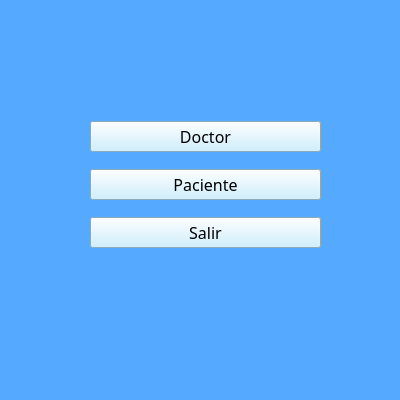
<?xml version="1.0" encoding="UTF-8"?>
<ui version="4.0">
 <class>MainWindow</class>
 <widget class="QMainWindow" name="MainWindow">
  <property name="geometry">
   <rect>
    <x>0</x>
    <y>0</y>
    <width>400</width>
    <height>400</height>
   </rect>
  </property>
  <property name="windowTitle">
   <string>MENU</string>
  </property>
  <property name="styleSheet">
   <string notr="true">background-color: rgb(85, 170, 255);
font: 75 12pt &quot;Sitka Heading&quot;;</string>
  </property>
  <widget class="QWidget" name="centralwidget">
   <widget class="QWidget" name="verticalLayoutWidget">
    <property name="geometry">
     <rect>
      <x>90</x>
      <y>110</y>
      <width>231</width>
      <height>151</height>
     </rect>
    </property>
    <property name="font">
     <font>
      <family>Sitka Heading</family>
      <pointsize>12</pointsize>
      <weight>9</weight>
      <italic>false</italic>
      <bold>false</bold>
     </font>
    </property>
    <layout class="QVBoxLayout" name="verticalLayout">
     <item>
      <widget class="QPushButton" name="Bot_Doctor">
       <property name="font">
        <font>
         <family>Sitka Heading</family>
         <pointsize>12</pointsize>
         <weight>9</weight>
         <italic>false</italic>
         <bold>false</bold>
        </font>
       </property>
       <property name="styleSheet">
        <string notr="true">background-color: rgb(194, 236, 255);
font: 75 12pt &quot;Sitka Heading&quot;;</string>
       </property>
       <property name="text">
        <string>Doctor</string>
       </property>
      </widget>
     </item>
     <item>
      <widget class="QPushButton" name="Bot_Paciente">
       <property name="font">
        <font>
         <family>Sitka Heading</family>
         <pointsize>12</pointsize>
         <weight>9</weight>
         <italic>false</italic>
         <bold>false</bold>
        </font>
       </property>
       <property name="styleSheet">
        <string notr="true">background-color: rgb(194, 236, 255);
font: 75 12pt &quot;Sitka Heading&quot;;</string>
       </property>
       <property name="text">
        <string>Paciente</string>
       </property>
      </widget>
     </item>
     <item>
      <widget class="QPushButton" name="Bot_Salir">
       <property name="font">
        <font>
         <family>Sitka Heading</family>
         <pointsize>12</pointsize>
         <weight>9</weight>
         <italic>false</italic>
         <bold>false</bold>
        </font>
       </property>
       <property name="styleSheet">
        <string notr="true">background-color: rgb(194, 236, 255);
font: 75 12pt &quot;Sitka Heading&quot;;</string>
       </property>
       <property name="text">
        <string>Salir</string>
       </property>
      </widget>
     </item>
    </layout>
   </widget>
  </widget>
  <widget class="QMenuBar" name="menubar">
   <property name="geometry">
    <rect>
     <x>0</x>
     <y>0</y>
     <width>400</width>
     <height>35</height>
    </rect>
   </property>
  </widget>
  <widget class="QStatusBar" name="statusbar"/>
 </widget>
 <resources/>
 <connections/>
</ui>
